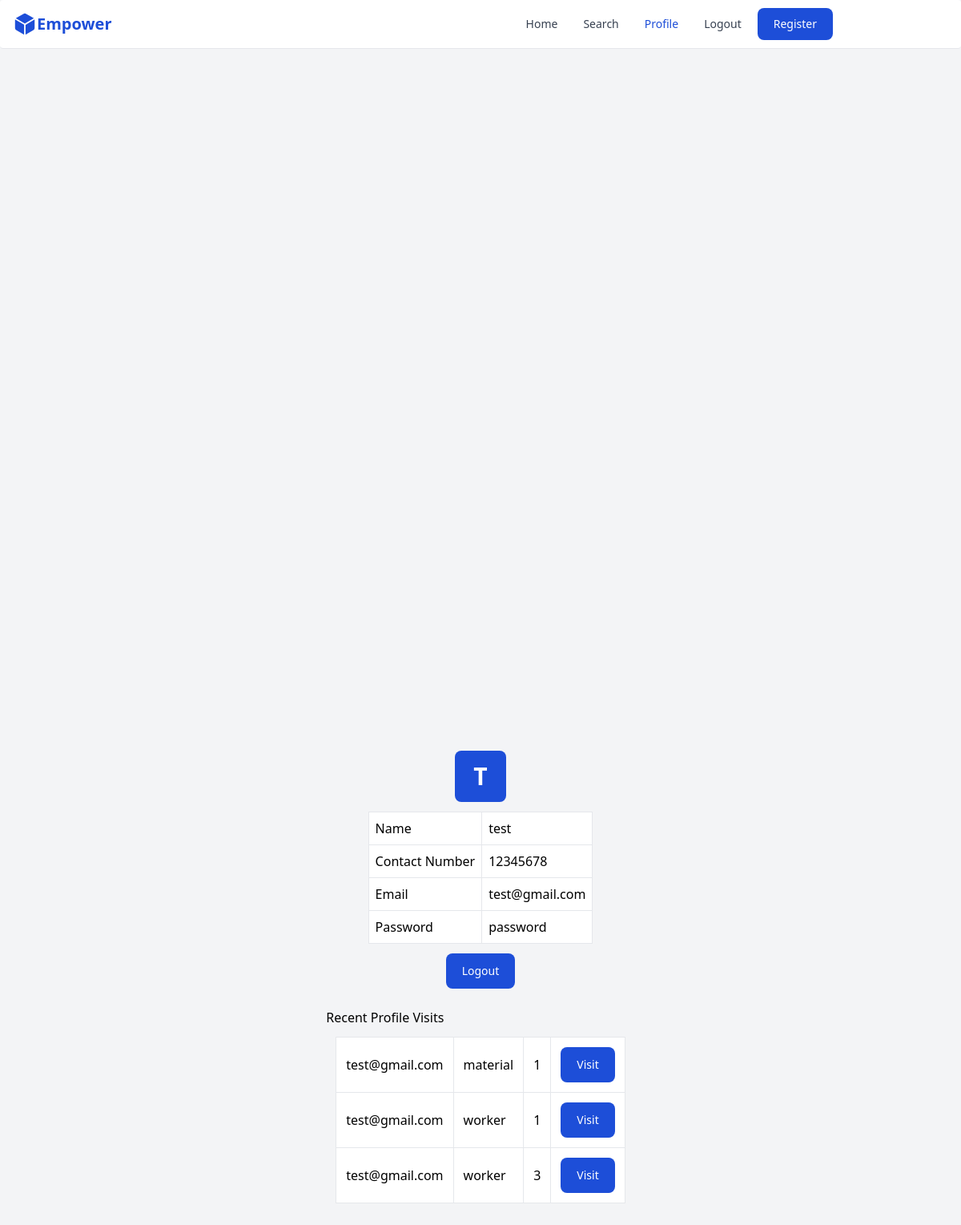
Screenshot of /profile (signed in) with the database file from the repository.
### tables this page shows
CREATE TABLE users
         (ID INTEGER PRIMARY KEY AUTOINCREMENT,
         name           CHAR(255)    NOT NULL,
         phoneNumber           CHAR(255)    NOT NULL,
         email           CHAR(255)    NOT NULL,
         password           CHAR(255)    NOT NULL);

CREATE TABLE visits
         (ID INTEGER PRIMARY KEY AUTOINCREMENT,
         email           CHAR(255)    NOT NULL,
         type           CHAR(255)    NOT NULL,
         profileId           TEXT    NOT NULL);

### main.py (the view)
@app.route('/profile')
def profile():
    if not 'user' in session or session['user'] == None:
        return redirect('/')
    user = Model('users')
    print(Model('visits').load(condition={'email': session["user"]}))
    return render_template('profile.html', links=links, profile=user.load(condition={'email': session['user']})[0], visits=Model('visits').load(condition={'email': session["user"]}), currentPage='profile')

### utils/connection.py (called while the page is built)
    def load(self, condition={}, clause='LIKE', sep=' AND '):
        if condition == {}:
            return [i for i in self.conn.execute(f'SELECT * FROM {self.tableName}')]
        try:
            if clause == 'LIKE':
                prepareConditions = [f"{k} LIKE '{v}%'" if type(v) == type(
                    'a') else f"{k}={v}" for (k, v) in condition.items()]
                return [i for i in self.conn.execute(f"SELECT * FROM {self.tableName} WHERE "+sep.join(prepareConditions))]
            prepareConditions = [f"{k}='{v}'" if type(v) == type(
                'a') else f"{k}={v}" for (k, v) in condition.items()]
            return [i for i in self.conn.execute(f"SELECT * FROM {self.tableName} WHERE "+sep.join(prepareConditions))]
        except sqlite3.OperationalError as e:
            print('😠', e)
            return False

### templates/profile.html (shortened to what this page needs)
{% extends 'base.html' %}
{% block content %}
<div class="hero flex flex-col justify-center items-center w-full p-3 h-screen">
    <div
        class="hover:ring-2 hover:ring-blue-500 hover:ring-offset-2 hover:scale-105 cursor-pointer  bg-blue-700 text-white text-3xl font-black capitalize h-16 w-16 flex items-center justify-center rounded-lg hover:shadow-lg">
        <p>{{session['user'][0]}}</p>
    </div>
    <div class="details flex flex-col items-center">
        <table class="m-3 bg-white">
            <tbody>
                <tr>
                    <td class="p-2 border">Name</td>
                    <td class="p-2 border">{{profile[1]}}</td>
                </tr>
                <tr>
                    <td class="p-2 border">Contact Number</td>
                    <td class="p-2 border">{{profile[2]}}</td>
                </tr>
                <tr>
                    <td class="p-2 border">Email</td>
                    <td class="p-2 border">{{profile[3]}}</td>
                </tr>
                <tr>
                    <td class="p-2 border">Password</td>
                    <td class="p-2 border">{{profile[4]}}</td>
                </tr>
            </tbody>
        </table>
        <a href="/logout">
            <button type="button"
                class="max-w-fit hover:ring-2 hover:ring-offset-2 hover:ring-blue-700 text-white bg-blue-700 hover:bg-blue-800 focus:ring-4 focus:outline-none focus:ring-blue-300 font-medium rounded-lg text-sm px-5 py-2 md:py-3 lg:py-3 text-center mr-3 md:mr-0 dark:bg-blue-600 dark:hover:bg-blue-700 dark:focus:ring-blue-800">Logout</button>
        </a>
        {% if visits is defined %}
        <div class="max-h-96 overflow-auto">
            <p class="mt-6 capitalize">recent profile visits</p>
            <table class="m-3">
                {% for visit in visits %}
                <tr>
                    <td class="p-3 bg-white border">{{visit[1]}}</td>
                    <td class="p-3 bg-white border">{{visit[2]}}</td>
                    <td class="p-3 bg-white border">{{visit[3]}}</td>
                    <td class="p-3 bg-white border"><a href="/profiles?type={{visit[2]}}&id={{3}}">
                            <button type="button"
                                class="max-w-fit hover:ring-2 hover:ring-offset-2 hover:ring-blue-700 text-white bg-blue-700 hover:bg-blue-800 focus:ring-4 focus:outline-none focus:ring-blue-300 font-medium rounded-lg text-sm px-5 py-2 md:py-3 lg:py-3 text-center mr-3 md:mr-0 dark:bg-blue-600 dark:hover:bg-blue-700 dark:focus:ring-blue-800">Visit</button>
                        </a></td>
                </tr>
                {% endfor %}
            </table>
        </div>
        {% endif %}
    </div>
</div>
{% endblock %}

### templates/base.html (shortened to what this page needs)
<!DOCTYPE html>
<html lang="en">
<head>
    <link rel="stylesheet" href="https://cdnjs.cloudflare.com/ajax/libs/font-awesome/5.15.3/css/all.min.css"
 />
    <script src="https://cdn.tailwindcss.com?plugins=forms,typography,aspect-ratio,line-clamp"></script>
    <link href="https://unpkg.com/aos@2.3.1/dist/aos.css" rel="stylesheet">
    <link rel="stylesheet" href="{{ url_for('static', filename="css/style.css")}}">
    <nav class="bg-white border-b border-gray-200 px-2 sm:px-4 py-2.5 rounded dark:bg-gray-800">
        <div class="container flex flex-wrap justify-between items-center">
            <a href="#" class="flex items-center text-blue-700">
                <ion-icon name="cube" class="text-3xl"></ion-icon>
                <span class="self-center text-xl font-semibold whitespace-nowrap dark:text-white">Empower</span>
            </a>
            <div class="flex md:order-2"><a href="/register">
                    <button type="button"
                        class="text-white bg-blue-700 hover:bg-blue-800 focus:ring-4 focus:outline-none focus:ring-blue-300 font-medium rounded-lg text-sm px-5 py-2.5 text-center mr-3 md:mr-0 dark:bg-blue-600 dark:hover:bg-blue-700 dark:focus:ring-blue-800">Register</button>
                </a>
            </div>
            <div class="hidden nav grow sm:pr-5 lg:pr-5 md:pr-5 justify-end items-center w-full md:flex md:w-auto md:order-1"
                id="mobile-menu-4">
                <ul class="capitalize flex flex-col mt-4 md:flex-row md:space-x-8 md:mt-0 md:text-sm md:font-medium">
                    {% if 'user' in session and session['user'] != None %}
                        {% for link in links %}
                        {% if link not in ['login','register'] %}
                            {% if link == currentPage %}
                            <li>
                                <a href="{{link}}"
                                    class="block py-2 pr-4 pl-3 text-gray-700 border-gray-100 hover:bg-gray-50 md:hover:bg-transparent md:border-0  md:text-blue-700   md:hover:text-blue-700 md:p-0 md:dark:hover:text-white dark:text-gray-400 dark:hover:bg-gray-700 dark:hover:text-white md:dark:hover:bg-transparent dark:border-gray-700">{{link}}</a>
                            </li>
                            {% else %}
                            <li>
                                <a href="{{link}}"
                                    class="block py-2 pr-4 pl-3 text-gray-700 border-gray-100 hover:bg-gray-50 md:hover:bg-transparent md:border-0     md:hover:text-blue-700 md:p-0 md:dark:hover:text-white dark:text-gray-400 dark:hover:bg-gray-700 dark:hover:text-white md:dark:hover:bg-transparent dark:border-gray-700">{{link}}</a>
                            </li>
                            {% endif %}
                        {% endif %}
                        {% endfor %}
                    {% endif %}
                </ul>
            </div>
        </div>
    </nav>
</head>
<body class="bg-gray-100">
    {% block content %}
    {% endblock %}
</body>
</html>

### static/css/style.css (style rules this page uses)
* { transition: 0.3s all ease; }

### rows the page displays
users: name "test", phoneNumber "12345678", email "test@gmail.com", password "password"
visits: email "test@gmail.com", type "material", profileId "1"
visits: email "test@gmail.com", type "worker", profileId "1"
visits: email "test@gmail.com", type "worker", profileId "3"

### other values shown
{{ link }} "Home" "Search" "Logout"
{{ link }} "Profile"
{{ session['user'][0] }} "T"
